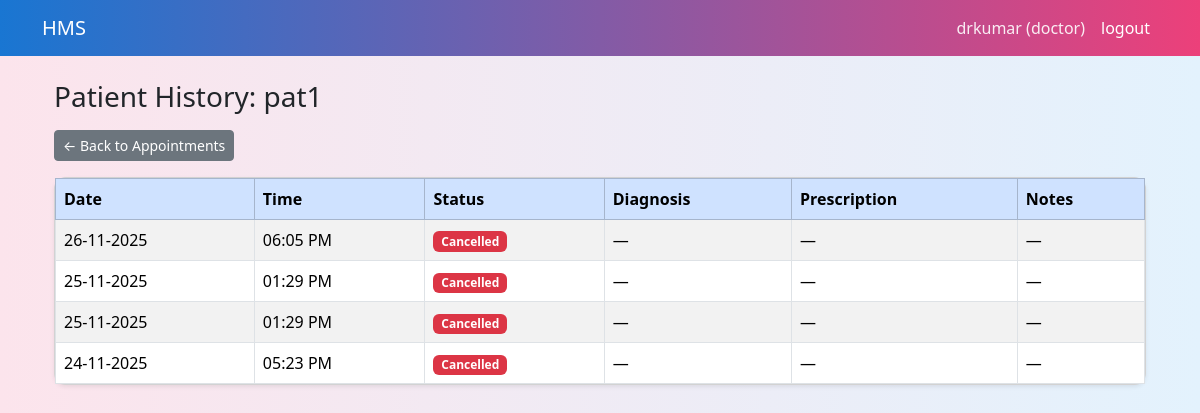
The app's page /doctor/patient/history/1/history (signed in), older data.
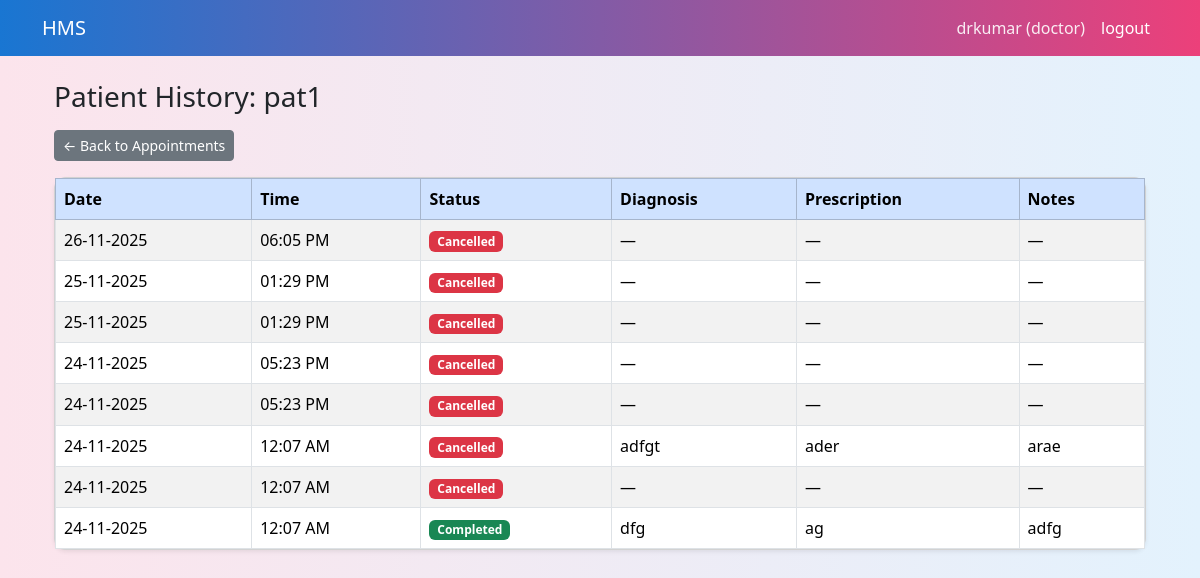
The same page, newer data.
### models.py (models this page shows, shortened)
class Appointment(db.Model):
    __tablename__="appointments"
    id =db.Column(db.Integer,primary_key=True)
    patient_id=db.Column(db.Integer,db.ForeignKey("patients.id"),nullable=False)
    doctor_id=db.Column(db.Integer,db.ForeignKey("doctors.id"),nullable=False)
    date=db.Column(db.Date,nullable=False)
    time=db.Column(db.Time,nullable=False)
    status=db.Column(db.String(20),default="Booked")
    created_at=db.Column(db.DateTime,default=datetime.utcnow)
    updated_at=db.Column(db.DateTime,default=datetime.utcnow,onupdate=datetime.utcnow)
    patient=db.relationship("Patient",back_populates="appointments")
    doctor=db.relationship("Doctor",back_populates="appointments")
    treatment=db.relationship("Treatment",back_populates="appointment",uselist=False)

class Treatment(db.Model):
    __tablename__="treatments"
    id=db.Column(db.Integer,primary_key=True)
    appointment_id=db.Column(db.Integer,db.ForeignKey("appointments.id"), nullable=False,unique=True)
    diagnosis=db.Column(db.Text)
    prescription=db.Column(db.Text)
    notes=db.Column(db.Text)
    created_at=db.Column(db.DateTime,default=datetime.utcnow)
    appointment=db.relationship("Appointment",back_populates="treatment")

### app.py (the view)
    @app.route('/doctor/patient/history/<int:patient_id>/history')
    def doctor_patient_history(patient_id):
        if session.get('role') != "doctor":
            return redirect(url_for('login'))
        user_id = session.get('user_id')
        if not user_id:
            return redirect(url_for('login'))
        doctor = Doctor.query.filter_by(user_id=user_id).first()
        if not doctor:
            flash("Doctor profile not found.")
            return redirect(url_for('doctor_dashboard'))
        patient=Patient.query.get_or_404(patient_id)
        appointments = (
            Appointment.query
            .filter_by(patient_id=patient.id,doctor_id=doctor.id)
            .order_by(Appointment.date.desc(),Appointment.time.desc())
            .all()
        )
        return render_template(
            "doctor_patient_history.html",
            patient=patient,
            appointments=appointments,
        )

### templates/doctor_patient_history.html
{% extends "base.html" %}
{% block content %}
<div class="container mt-4">
    <h3>Patient History: {{ patient.full_name }}</h3>
    <a href="{{ url_for('doctor_appointments') }}" class="btn btn-secondary btn-sm mt-2 mb-3">
        ← Back to Appointments
    </a>
    <div class="card shadow-sm">
        <div class="card-body p-0">
            {% if appointments %}
            <table class="table table-bordered table-striped mb-0">
                <thead class="table-primary">
                    <tr>
                        <th>Date</th>
                        <th>Time</th>
                        <th>Status</th>
                        <th>Diagnosis</th>
                        <th>Prescription</th>
                        <th>Notes</th>
                    </tr>
                </thead>
                <tbody>
                    {% for appt in appointments %}
                    <tr>
                        <td>{{ appt.date.strftime('%d-%m-%Y') }}</td>
                        <td>{{ appt.time.strftime('%I:%M %p') }}</td>
                        <td>
                            {% if appt.status == 'Completed' %}
                            <span class="badge bg-success">Completed</span>
                            {% elif appt.status == 'Cancelled' %}
                            <span class="badge bg-danger">Cancelled</span>
                            {% else %}
                            <span class="badge bg-warning text-dark">Booked</span>
                            {% endif %}
                        </td>
                        <td>{{ appt.treatment.diagnosis if appt.treatment else '—' }}</td>
                        <td>{{ appt.treatment.prescription if appt.treatment else '—' }}</td>
                        <td>{{ appt.treatment.notes if appt.treatment else '—' }}</td>
                    </tr>
                    {% endfor %}
                </tbody>
            </table>
            {% else %}
            <div class="p-3 text-muted">
                No previous appointments with this patient.
            </div>
            {% endif %}
        </div>
    </div>
</div>
{% endblock %}

Row changes from the older to the newer data that the page shows:
added Appointment: date "24-11-2025", time "05:23 PM", status "Cancelled", treatment "—"
added Appointment: date "24-11-2025", time "12:07 AM", status "Cancelled", treatment "adfgt", treatment "ader", treatment "arae"
added Appointment: date "24-11-2025", time "12:07 AM", status "Cancelled", treatment "—"
added Appointment: date "24-11-2025", time "12:07 AM", status "Completed", treatment "dfg", treatment "ag", treatment "adfg"
